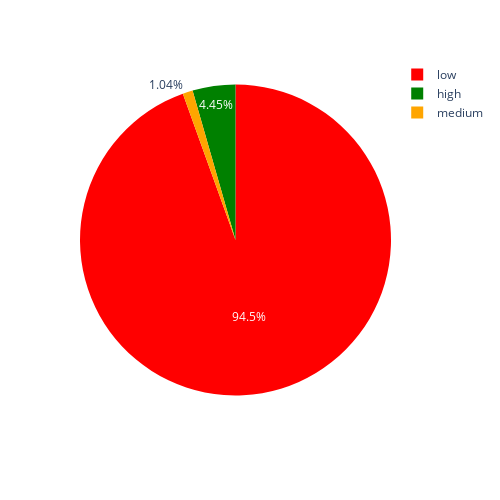

The cell this chart's notebook holds for it:
### Code cell
country = [b'Qatar', b'United Arab Emirates']
indices = np.where(ds_dr['country'].isin(country))[0]
df_q = ds_dr.isel(stations = indices).to_dataframe().reset_index()

for dc in decode_cols:
    df_q[dc] = df_q[dc].str.decode("utf-8")

fig = px.scatter_mapbox(df_q, 
                    lat='lat', 
                    lon = 'lon',
                    color='reclamation_id_conf',
                    color_discrete_map= label_colors,
                    category_orders= {'reclamation_id_conf': list(label_colors.keys())},
                    hover_data= ['transect_id'],
                    center={'lat': df_q['lat'].mean(), 'lon': df_q['lon'].mean()},
                    mapbox_style='carto-positron', 
                    zoom=5.5,
                    width = 800,
                    height = 1000)


fig.update_layout(legend=dict(
    title="Confidence Level",
    ),
    title = 'Reclamation Identification')

recl_category_counts = df_q['reclamation_id_conf'].value_counts()
pie_fig_recl = px.pie(values=recl_category_counts, names=recl_category_counts.index, color_discrete_sequence = [label_colors[x] for x in recl_category_counts.index],
                      height = 500, width = 500)

fig.show(), pie_fig_recl.show()

### Figure 1 — Plotly figure (JSON) as saved in the notebook; plotly's stock layout.template omitted (floating-point values rounded to 4 significant figures)
{"data": [{"domain": {"x": [0, 1], "y": [0, 1]}, "hovertemplate": "label=%{label}<br>value=%{value}<extra></extra>", "labels": ["low", "high", "medium"], "legendgroup": "", "name": "", "showlegend": true, "type": "pie", "values": [997, 47, 11]}], "layout": {"height": 500, "legend": {"tracegroupgap": 0}, "margin": {"t": 60}, "piecolorway": ["red", "green", "orange"], "width": 500}}
